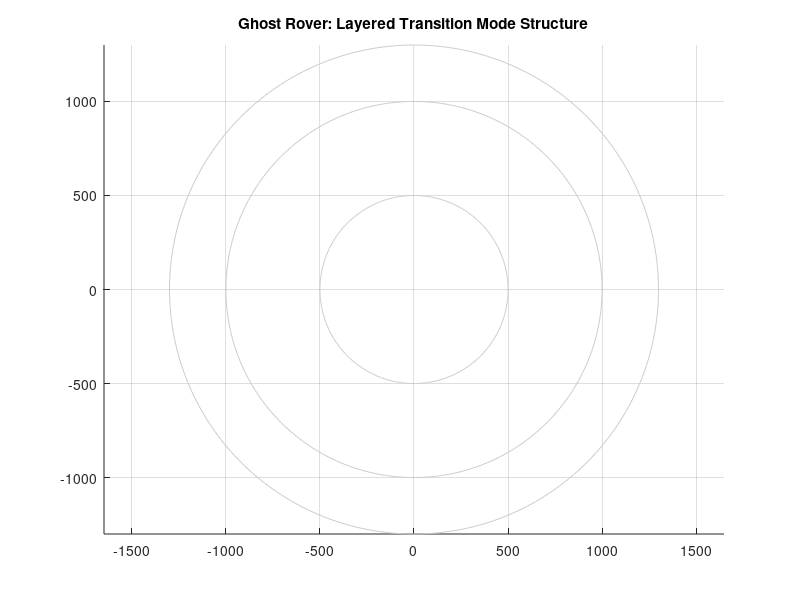

Recreate this plot in MATLAB. (Note: this script raises an error after producing the figure.)
clc; clear; close all;

%% 1. Parameters
params = struct();
params.dt = 0.01; % how fast we calculate

% --- Time Scaling ---
% Since the lunar day is very long (approximately 708 hours), we must accelerate 
% time by at least a factor of 1000 so that the simulation runs at a visible speed on the screen.
params.timeScale = 3000;            

% --- Rover Speed ---
% The Lunar Roving Vehicle (LRV)—the first crewed vehicle to land on the Moon—was fast, but
% autonomous/uncrewed rovers (e.g., China's Yutu-2 rover) move at a
% snail's pace to avoid hazards. An average speed of 0.05 m/s (180 meters per hour) is very realistic.
params.v = 0.05;                    % m/s
         
params.sun_radius = 1700;

% Moon's actual rotation period: ~29.53 Earth days.
% In seconds: 29.53 * 24 * 3600 = 2,551,392 seconds.
% Angular velocity (rad/s):
params.sun_omega = 2 * pi / (29.53 * 24 * 3600); % ~2.46e-6 rad/s

params.alpha = 0.6;         
params.beta = 0.4;          
params.base = [0, 0];

% --- Layer Radii ---
% Reasonable exploration layers (in meters) extending from the center of the lunar base
params.R_TARGETS = [500, 1000, 1300]; 
params.num_layers = length(params.R_TARGETS);
params.num_layers = length(params.R_TARGETS);

%% 2. Graphics Setup
fig = figure('Color', 'w'); 
axSim = axes('Parent',fig);
hold(axSim, 'on'); axis(axSim, 'equal'); grid(axSim, 'on');
title(axSim, 'Ghost Rover: Layered Transition Mode Structure');

theta_c = linspace(0, 2*pi, 300);
for r = params.R_TARGETS
    plot(axSim, r*cos(theta_c), r*sin(theta_c), '-', 'Color', [0.8 0.8 0.8]);
end

h.layer_colors = lines(params.num_layers);
for k = 1:params.num_layers
    h.Paths(k) = plot(axSim, nan, nan, 'LineWidth', 2.0, 'Color', h.layer_colors(k, :));
    h.GhostPaths(k) = plot(axSim, nan, nan, '--', 'LineWidth', 1.0, 'Color', [h.layer_colors(k, :), 0.6]); 
end

h.GhostRover = plot(axSim, 0,0,'go','MarkerFaceColor','none','MarkerEdgeColor','g','MarkerSize',10); 
h.Rover = plot(axSim, 0,0,'bo','MarkerFaceColor','b','MarkerSize',8);
h.Sun = plot(axSim, 0,0,'ro','MarkerFaceColor','r','MarkerSize',10);
h.SunLine = plot(axSim, [0 0],[0 0],'r--');
h.LayerText = title(axSim, 'Initializing...');

%% 3. State Variables
state = struct();
state.sun_angle = pi/4;     
state.current_layer = 1;    
state.mode = 1;             
state.rover_pos = [0, 0];       % r, theta
state.polar_cords = [0, 0];     % r, theta of ghost
state.ghost_pos = [0, 0];
state.sim_on = true;
state.total_covered_angle = 0; 
state.last_leaf_start_angle = state.sun_angle;
state.layer_start_sun_angle = state.sun_angle; 
state.leaf_angle_width = 0; 
state.layer_start_iter = 1;
state.is_first_leaf_of_layer = true;
state.is_first_climb = false;

max_iter = 300000;
trajectory_data = zeros(max_iter, 2);
ghost_trajectory = zeros(max_iter, 2);
iter_count = 0;
skip_frames = 25; 

%% 4. Simulation Loop
while state.sim_on && iter_count < max_iter
    iter_count = iter_count + 1;
    
    % Accelerated time zone
    dtSun = params.dt * params.timeScale;
    
    state.sun_angle = state.sun_angle + params.sun_omega * dtSun;
    sun_pos = [params.sun_radius * cos(state.sun_angle), params.sun_radius * sin(state.sun_angle)];
    
    current_dist_ghost = norm(state.ghost_pos - params.base);
    target_r = params.R_TARGETS(state.current_layer);
    
    if state.current_layer == 1
        inner_r = 0;
    else
        inner_r = params.R_TARGETS(state.current_layer - 1);
    end
    
    %% --- GHOST MOVEMENT ---
    if state.mode == 1
        dir_sun = (sun_pos - state.ghost_pos) / (norm(sun_pos - state.ghost_pos) + 1e-6);
        state.ghost_pos = state.ghost_pos + params.v * dir_sun * dtSun;
        [t, r] = cart2pol(state.ghost_pos(1), state.ghost_pos(2));
        state.polar_cords = [r, t];
        if current_dist_ghost >= inner_r
            state.is_first_climb = false;
        end
        if current_dist_ghost >= target_r
            state.mode = 2;
        end
        
    elseif state.mode == 2
        dir_base = (params.base - state.ghost_pos) / (norm(params.base - state.ghost_pos) + 1e-6);
        dir_sun = (sun_pos - state.ghost_pos) / (norm(sun_pos - state.ghost_pos) + 1e-6);
        move_vec = params.alpha * dir_base + params.beta * dir_sun;
        state.ghost_pos = state.ghost_pos + params.v * (move_vec/norm(move_vec)) * dtSun;
        [t, r] = cart2pol(state.ghost_pos(1), state.ghost_pos(2));
        state.polar_cords = [r, t];
        
        if current_dist_ghost <= 15 
            state.ghost_pos = [0, 0]; 
            angle_diff = state.sun_angle - state.last_leaf_start_angle;
            
            if state.leaf_angle_width == 0
                state.leaf_angle_width = angle_diff;
            end
            
            state.total_covered_angle = state.total_covered_angle + angle_diff;
            state.last_leaf_start_angle = state.sun_angle;
            
            if (2*pi - state.total_covered_angle) < state.leaf_angle_width
                state.mode = 4;
            else
                state.mode = 1;
            end
        end
        
    elseif state.mode == 4
        state.ghost_pos = [0, 0]; 
        state.polar_cords = [0, state.sun_angle];
        angle_to_start = mod(state.sun_angle - state.layer_start_sun_angle, 2*pi);
        
        if angle_to_start < 0.05 && state.total_covered_angle > 1.0
            if state.current_layer < params.num_layers
                state.current_layer = state.current_layer + 1;
                state.total_covered_angle = 0;
                state.layer_start_iter = iter_count + 1;
                state.leaf_angle_width = 0;
                state.layer_start_sun_angle = state.sun_angle;
                state.last_leaf_start_angle = state.sun_angle;
                state.mode = 1;
                state.is_first_climb = true;
            else
                state.sim_on = false;
            end
        end
    end
    
    %% --- REAL ROVER LOGIC ---
    dist_ghost = state.polar_cords(1); 
    
    if state.current_layer == 1 || dist_ghost >= inner_r || (state.current_layer==2 && state.is_first_climb) || (state.is_first_climb && dist_ghost >= params.R_TARGETS(state.current_layer-2))
        r_eff = state.polar_cords(1);
    elseif dist_ghost <= inner_r &&  state.is_first_climb
        r_eff = params.R_TARGETS(state.current_layer-2);
    else 
        r_eff = inner_r;
    end
    theta_eff = state.polar_cords(2);
    
    [rx, ry] = pol2cart(theta_eff, r_eff);
    state.rover_pos = [rx, ry];
    
    trajectory_data(iter_count, :) = state.rover_pos;
    ghost_trajectory(iter_count, :) = state.ghost_pos;
    
    %% Visualization
    if mod(iter_count, skip_frames) == 0
        set(h.Rover, 'XData', state.rover_pos(1), 'YData', state.rover_pos(2));
        set(h.GhostRover, 'XData', state.ghost_pos(1), 'YData', state.ghost_pos(2));
        set(h.Sun, 'XData', sun_pos(1), 'YData', sun_pos(2));
        set(h.SunLine, 'XData', [0, sun_pos(1)], 'YData', [0, sun_pos(2)]);
        
        curr_idx = state.layer_start_iter:iter_count;
        set(h.Paths(state.current_layer), 'XData', trajectory_data(curr_idx, 1), 'YData', trajectory_data(curr_idx, 2));
        set(h.GhostPaths(state.current_layer), 'XData', ghost_trajectory(curr_idx, 1), 'YData', ghost_trajectory(curr_idx, 2));
        
        mode_str = sprintf('MODE: %d', state.mode);
        set(h.LayerText, 'String', sprintf('Layer: %d | %s | Speed: %dx', state.current_layer, mode_str, params.timeScale));
        
        drawnow;
    end
end
